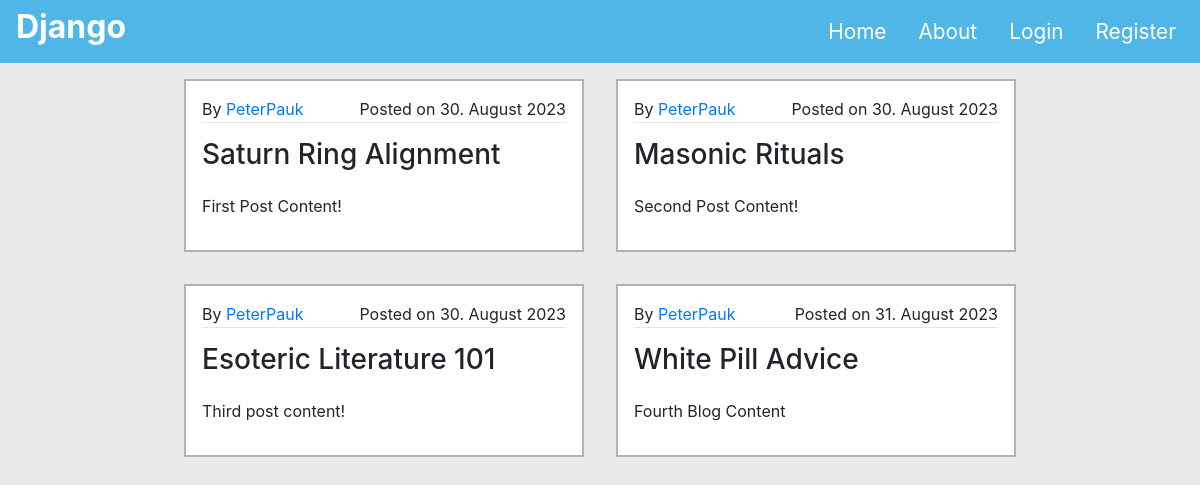
The page / on the database its author committed.
### blog/models.py (models this page shows, shortened)
class Post(models.Model):
    title = models.CharField(max_length=200)
    content = models.TextField()
    date_posted = models.DateTimeField(default=timezone.now)
    author = models.ForeignKey(User, on_delete=models.CASCADE)

### blog/views.py (the view)
# urls.py: path('', views.home, name='blog-home'),
def home(request,):
    context = {
        'posts' : Post.objects.all()
    }
    return render(request, 'blog/home.html', context)

### blog/templates/blog/home.html (shortened to what this page needs)
{% extends "blog/base.html" %}
{% block content %}
    <div class="mt-3 blog-grid">
        {% for post in posts%}
        <div class="blog-post">
            <div>
            <p class="post-author">By <a href="#">{{post.author}}</a></p>
            <p class="post-date">Posted on {{post.date_posted|date:"d. F Y"}}</p>
            </div>
            <hr>
            <h3>{{post.title}}</h3>
            <p class="post-content">{{post.content}}</p>
        </div>
        {% endfor %}
    </div>
{% endblock content %}

### blog/static/blog/main.css (style rules this page uses)
* { margin: 0; padding: 0; box-sizing: border-box; }
body { background-color: rgb(234, 234, 234); }
.blog-grid { display: grid; gap: 2rem; grid-template-columns: 400px 400px; margin: 0 auto; width: 832px; }
.blog-grid .blog-post { background-color: white; margin: 0; padding: 1rem; width: 400px; border: 2px solid rgb(179, 179, 179); overflow: hidden; transition: 0.5s; }
.blog-grid .blog-post div { display: flex; flex-direction: row; }
.blog-grid .blog-post div .post-date { margin-left: auto; margin-right: 0; }
.blog-grid .blog-post h3 { margin-bottom: 1.4rem; }
.blog-grid hr { margin-block-end: 0; margin-block-start: 0; position: relative; bottom: 15px; }

### rows shown on the page
Post: author "PeterPauk", date_posted "30. August 2023", title "Saturn Ring Alignment", content "First Post Content!"
Post: author "PeterPauk", date_posted "30. August 2023", title "Masonic Rituals", content "Second Post Content!"
Post: author "PeterPauk", date_posted "30. August 2023", title "Esoteric Literature 101", content "Third post content!"
Post: author "PeterPauk", date_posted "31. August 2023", title "White Pill Advice", content "Fourth Blog Content"
